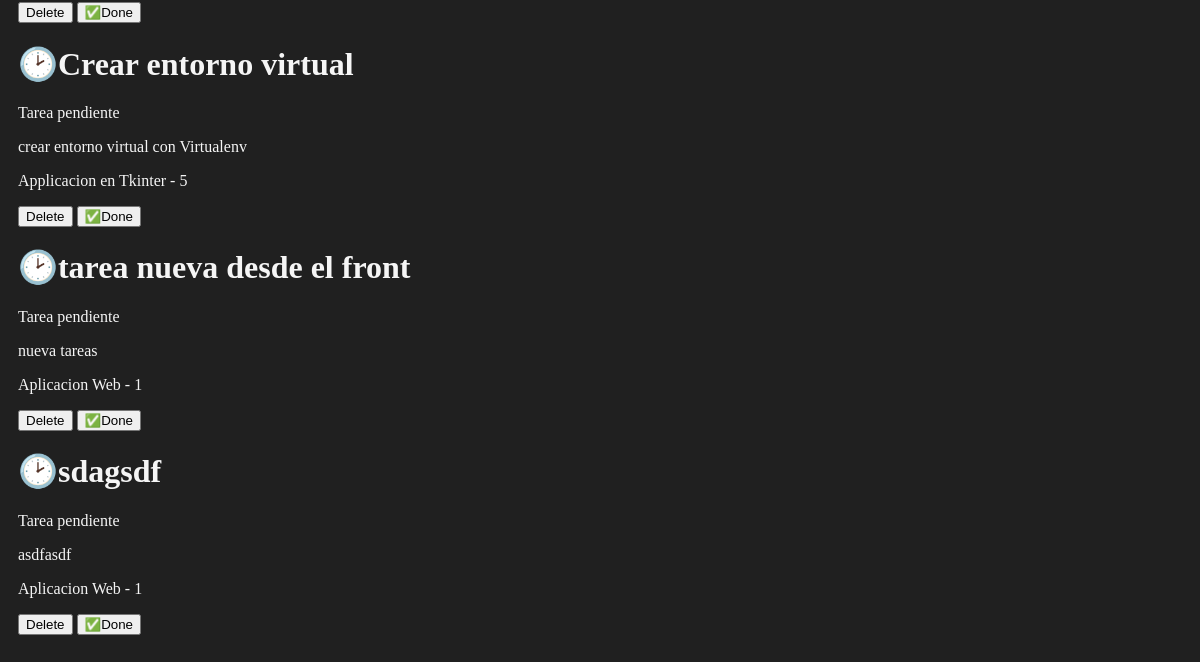
The page /tasks/ (lower part) on the database as committed earlier.
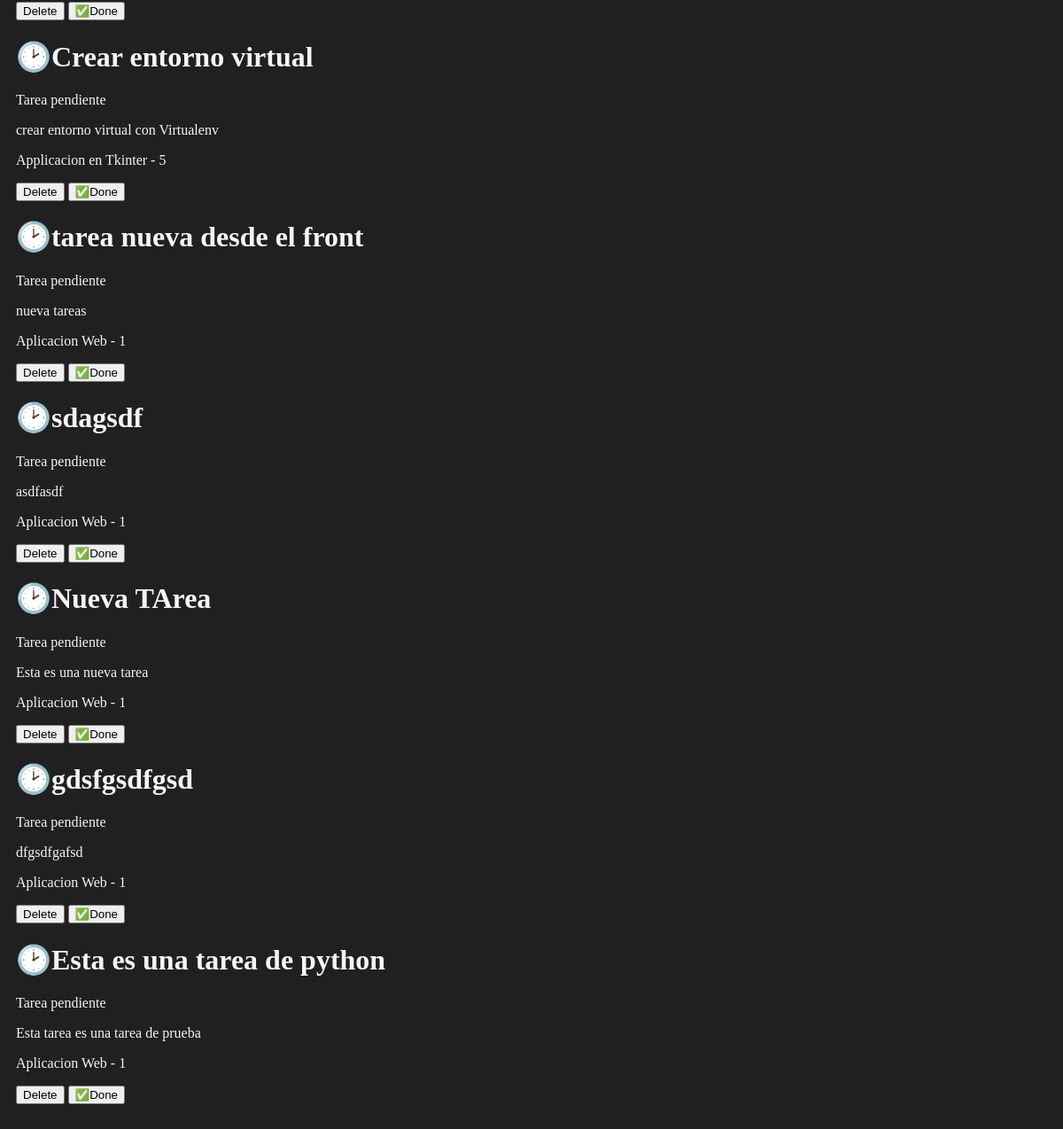
The same page on the database as committed later.
### myapp/models.py (models this page shows, shortened)
class Task(models.Model):
    title = models.CharField(max_length=200)
    description = models.TextField()
    project = models.ForeignKey(Project, on_delete=models.CASCADE)
    done = models.BooleanField(default=False)

class Project(models.Model):
    name = models.CharField(max_length=200)
    description = models.TextField(default='')
    def __str__(self):
        return self.name

### myapp/views.py (the view)
# urls.py: path('tasks/', views.Tasks, name='tasks'),
def Tasks(request):
    tasks = Task.objects.all
    return render(request, 'tasks/tasks.html', {
        'tasks': tasks
    })

### myapp/templates/tasks/tasks.html (shortened to what this page needs)
{% extends 'layouts/base.html' %}
{% block content %}
{% for  task in tasks %}
<div>
     <h1> {% if task.done == False %}🕑{% else %}✅{% endif %}{{task.title}} </h1>
     {% if task.done == False %}
     <p>Tarea pendiente</p>
     {% else %}
     <p>Tarea realizada</p>
     {% endif %}
     <p>{{task.description}}</p>
     <p>{{task.project}} - {{task.project.id}}</p>
     <button>Delete</button>
     <button>✅Done</button>
</div>
{% endfor %}
{% endblock %}

Rows that differ between the two databases and show on the page:
added Task: title "Nueva TArea", done "Tarea pendiente", description "Esta es una nueva tarea", project "Aplicacion Web", project.id "1"
added Task: title "gdsfgsdfgsd", done "Tarea pendiente", description "dfgsdfgafsd", project "Aplicacion Web", project.id "1"
added Task: title "Esta es una tarea de python", done "Tarea pendiente", description "Esta tarea es una tarea de prueba", project "Aplicacion Web", project.id "1"
